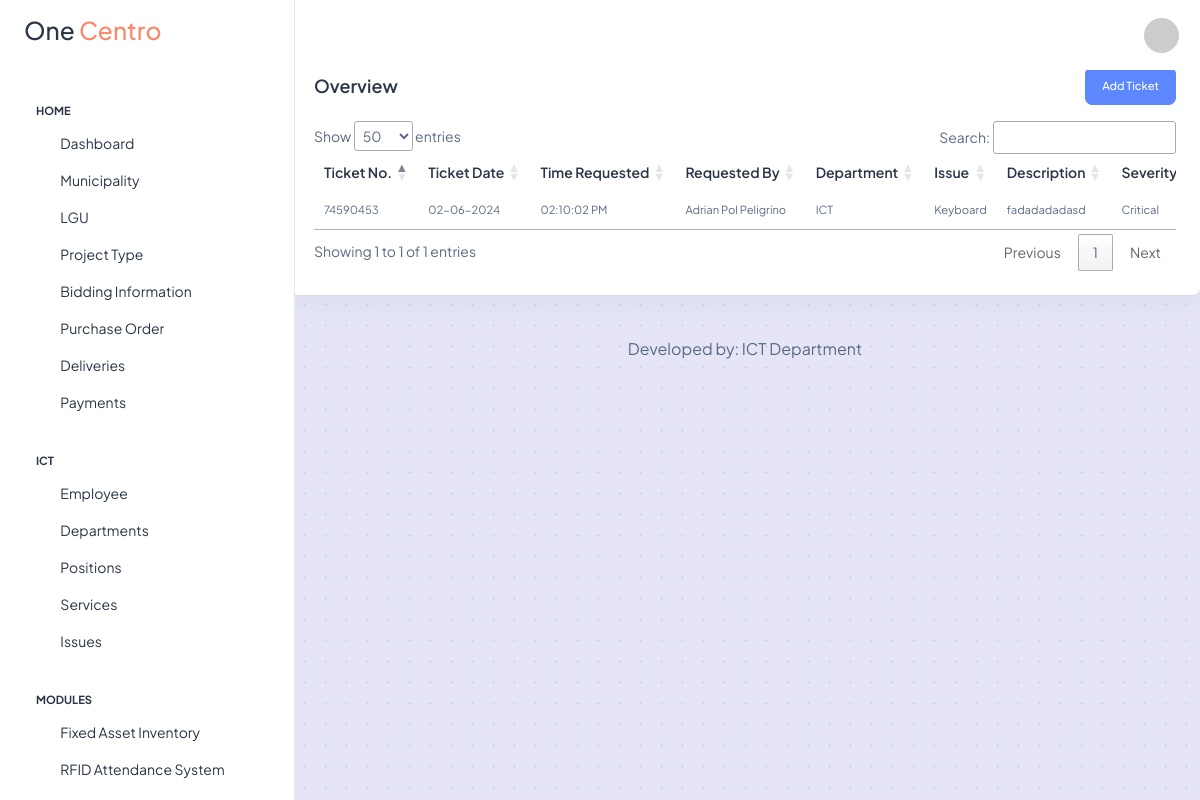
The app's page /dashboard/cts.php (signed in) with its own data.
### tables this page shows
CREATE TABLE `cts` (
  `id` int(11) NOT NULL,
  `ticket_no` int(8) NOT NULL,
  `ticket_date` varchar(10) NOT NULL,
  `time_requested` varchar(15) NOT NULL,
  `time_resolved` varchar(10) NOT NULL,
  `requested_by` varchar(50) NOT NULL,
  `department` varchar(50) NOT NULL,
  `issue` varchar(50) NOT NULL,
  `description` text NOT NULL,
  `severity` varchar(20) NOT NULL,
  `assisted_by` varchar(50) NOT NULL,
  `total_time` varchar(10) NOT NULL,
  `status` varchar(10) NOT NULL
);

### db/conn.php (called while the page is built)
<?php
    class DBConnection {
        private $host = "localhost";
        private $user = "root";
        private $pass = "";
        private $db = "one_centro";
        protected function connect() {
            try {
                $dsn = 'mysql: host=' . $this->host . ';dbname=' . $this->db;
                $pdo = new PDO($dsn, $this->user, $this->pass);
                $pdo->setAttribute(PDO::ATTR_ERRMODE, PDO::ERRMODE_EXCEPTION);
                return $pdo;
            } catch(PDOException $e) {
                print_r($e);
            }
        }
    }
?>

### models/cts-facade.php (called while the page is built, shortened)
<?php
class CTSFacade extends DBConnection
{
    public function fetchTickets()
    {
        $sql = $this->connect()->prepare("SELECT * FROM cts");
        $sql->execute();
        return $sql;
    }
}

### dashboard/cts.php (the view, shortened to what this page needs)
<?php
include realpath(__DIR__ . '/../includes/layout/dashboard-header.php');
include realpath(__DIR__ . '/../models/cts-facade.php');
$ctsFacade = new CTSFacade;
if (isset($_SESSION["first_name"])) {
    $firstName = $_SESSION["first_name"];
}
?>
<div class="page-wrapper" id="main-wrapper" data-layout="vertical" data-navbarbg="skin6" data-sidebartype="full" data-sidebar-position="fixed" data-header-position="fixed">
    <aside class="left-sidebar">
      <div>
        <div class="brand-logo d-flex align-items-center justify-content-between">
            <a href="./index" class="text-nowrap logo-img"><h3>One <span class="text-danger">Centro</span></h3></a>
        </div>
        <?php include realpath(__DIR__ . '/../includes/layout/dashboard-sidebar.php') ?>
      </div>
    </aside>
    <div class="body-wrapper">
        <header class="app-header">
            <nav class="navbar navbar-expand-lg navbar-light">
                <div class="navbar-collapse justify-content-end px-0" id="navbarNav">
                    <ul class="navbar-nav flex-row ms-auto align-items-center justify-content-end">
                        <li class="nav-item dropdown">
                            <a class="nav-link nav-icon-hover" href="javascript:void(0)" id="drop2" data-bs-toggle="dropdown" aria-expanded="false">
                                <img src="https://ui-avatars.com/api/?name=<?= $firstName . '+' . $lastName ?>&background=random" class="rounded-circle" width="35" height="35">
                            </a>
                        </li>
                    </ul>
                </div>
            </nav>
        </header>
        <div class="container-fluid">
            <div class="row">
                <div class="col-lg-12 d-flex align-items-strech">
                    <div class="card w-100">
                        <div class="card-body p-4">
                            <div class="d-flex justify-content-between">
                                <h5 class="card-title fw-semibold my-2">Overview</h5>
                                <button type="button" class="btn btn-primary" data-bs-toggle="modal" data-bs-target="#addTicketModal">Add Ticket</button>
                            </div>
                            <div class="py-2">
                            </div>
                            <div class="table-responsive">
                                <table class="table text-nowrap mb-0 align-middle">
                                    <thead class="text-dark fs-4">
                                        <tr>
                                            <th class="border-bottom-0">
                                                <h6 class="fw-semibold mb-0">Ticket No.</h6>
                                            </th>
                                            <th class="border-bottom-0">
                                                <h6 class="fw-semibold mb-0">Ticket Date</h6>
                                            </th>
                                            <th class="border-bottom-0">
                                                <h6 class="fw-semibold mb-0">Time Requested</h6>
                                            </th>
                                            <th class="border-bottom-0">
                                                <h6 class="fw-semibold mb-0">Requested By</h6>
                                            </th>
                                            <th class="border-bottom-0">
                                                <h6 class="fw-semibold mb-0">Department</h6>
                                            </th>
                                            <th class="border-bottom-0">
                                                <h6 class="fw-semibold mb-0">Issue</h6>
                                            </th>
                                            <th class="border-bottom-0">
                                                <h6 class="fw-semibold mb-0">Description</h6>
                                            </th>
                                            <th class="border-bottom-0">
                                                <h6 class="fw-semibold mb-0">Severity</h6>
                                            </th>
                                        </tr>
                                    </thead>
                                    <tbody>
                                    <?php
                                    $fetchTickets = $ctsFacade->fetchTickets();
                                    while ($row = $fetchTickets->fetch(PDO::FETCH_ASSOC)) { ?>
                                        <tr>
                                            <td class="border-bottom-0">
                                                <p class="mb-0 fw-normal"><?= $row["ticket_no"]?></p>
                                            </td>
                                            <td class="border-bottom-0">
                                                <p class="mb-0 fw-normal"><?= $row["ticket_date"]?></p>
                                            </td>
                                            <td class="border-bottom-0">
                                                <p class="mb-0 fw-normal"><?= $row["time_requested"]?></p>
                                            </td>
                                            <td class="border-bottom-0">
                                                <p class="mb-0 fw-normal"><?= $row["requested_by"]?></p>
                                            </td>
                                            <td class="border-bottom-0">
                                                <p class="mb-0 fw-normal"><?= $row["department"]?></p>
                                            </td>
                                            <td class="border-bottom-0">
                                                <p class="mb-0 fw-normal"><?= $row["issue"]?></p>
                                            </td>
                                            <td class="border-bottom-0">
                                                <p class="mb-0 fw-normal"><?= $row["description"]?></p>
                                            </td>
                                            <td class="border-bottom-0">
                                                <p class="mb-0 fw-normal"><?= $row["severity"]?></p>
                                            </td>
                                        </tr>
                                    <?php } ?>
                                    </tbody>
                                </table>
                            </div>
                        </div>
                    </div>
                </div>
            </div>
            <div class="py-6 px-6 text-center">
                <p class="mb-0 fs-4">Developed by: ICT Department</p>
            </div>
        </div>
    </div>
</div>
<?php include realpath(__DIR__ . '/../includes/layout/dashboard-footer.php') ?>

### dashboard/cts.php (style rules this page uses)
body { opacity: 1; background-image: radial-gradient(#cdd9e7 1.05px, #e5e5f7 1.05px); background-size: 21px 21px; }

### records on screen
cts: ticket_no "74590453", ticket_date "02-06-2024", time_requested "02:10:02 PM", requested_by "Adrian Pol Peligrino", department "ICT", issue "Keyboard", description "fadadadadasd", severity "Critical"

### other values on screen
$department "ICT"
